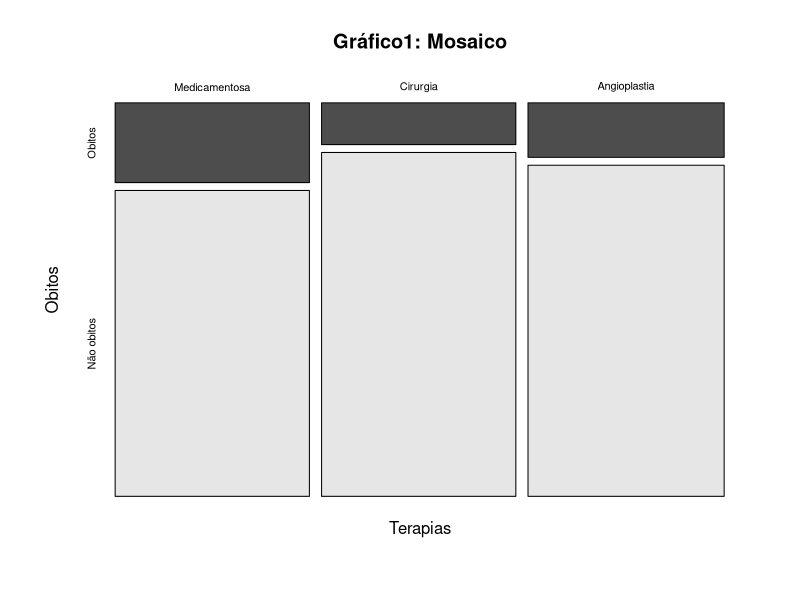
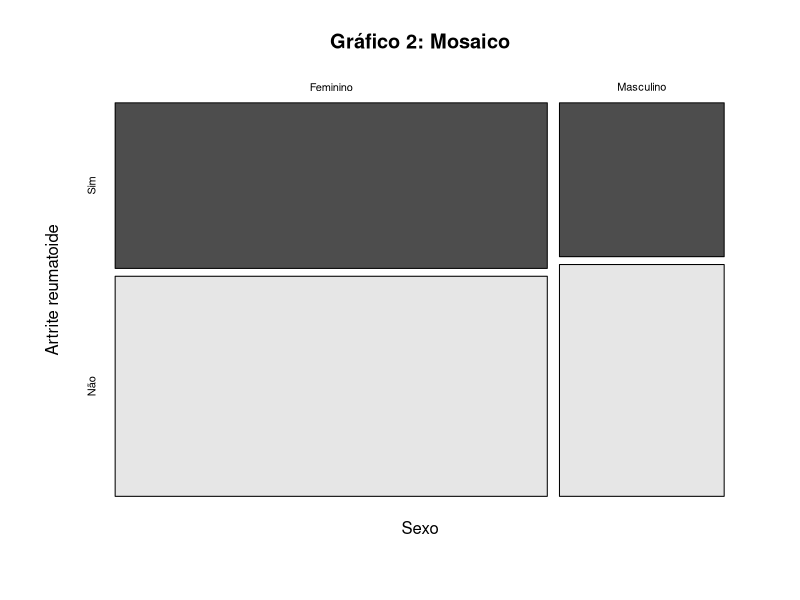
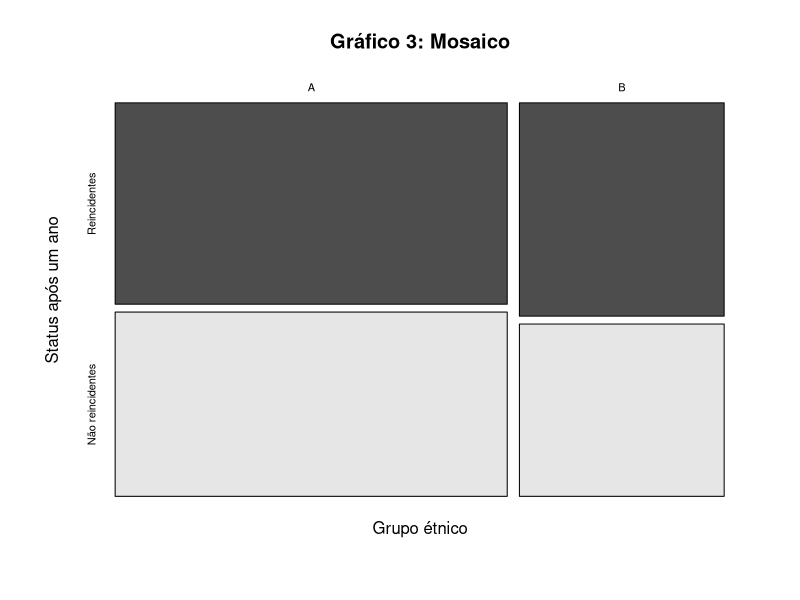
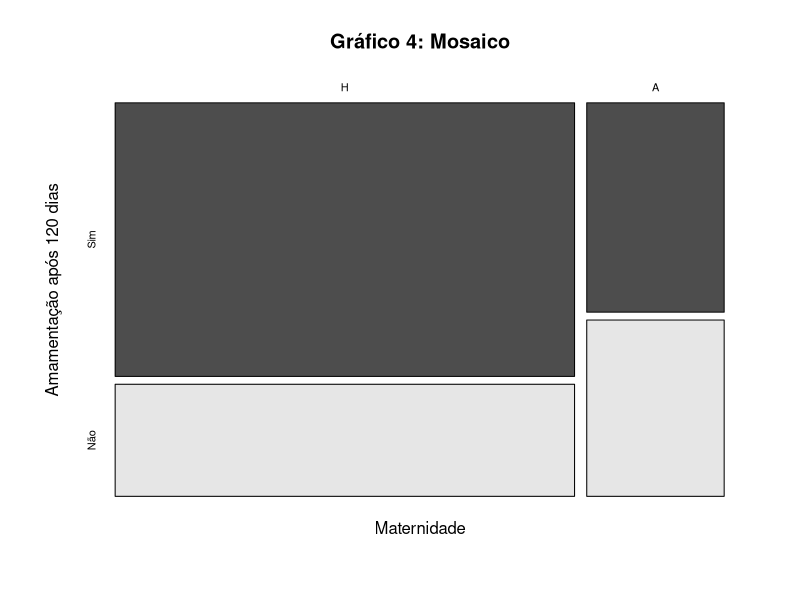

Write R code to recreate these figures, in order.
## ---- chunk 1
Obitos <- c(42,22,29,93)
Nao_obitos <- c(161,181,176,518)
Total <- c(203,203,205,611)
Tabela <- data.frame(Obitos,Nao_obitos,Total)
colnames(Tabela) <- c("Obitos","Não obitos","Total")
rownames(Tabela) <- c("Medicamentosa","Cirurgia","Angioplastia","Total")
knitr::kable(caption = "Contingência",Tabela)
## ---- chunk 2
Tabela1 <- Tabela[1:3,1:2]
mosaicplot(Tabela1,main="", xlab="Terapias", ylab="Obitos", col=gray.colors(2))
title("Gráfico1: Mosaico")
## ---- chunk 3
Sim <- c(641,227,868)
Nao <- c(852,342,1194)
Totais <- c(1493,569,2062)
Tabela <- data.frame(Sim,Nao,Totais)
colnames(Tabela) <- c("Sim","Não","Totais")
rownames(Tabela) <- c("Feminino","Masculino","Totais")
knitr::kable(caption = "Contingência",Tabela)
Tabela1 <- Tabela[1:2,1:2]
mosaicplot(Tabela1,main="", xlab="Sexo", ylab="Artrite reumatoide", col=gray.colors(2))
title("Gráfico 2: Mosaico")
## ---- chunk 4
Reincidentes <- c(47,26,73)
Nao <- c(43,21,64)
Totais <- c(90,47,137)
Tabela <- data.frame(Reincidentes,Nao,Totais)
colnames(Tabela) <- c("Reincidentes","Não reincidentes","Totais")
rownames(Tabela) <- c("A","B","Totais")
Tabela1 <- Tabela[1:2,1:2]
mosaicplot(Tabela1,main="", xlab="Grupo étnico", ylab="Status após um ano", col=gray.colors(2))
title("Gráfico 3: Mosaico")
## ---- chunk 5
dados<-matrix(c(47,26,43,21), nc=2)
p11<-(dados[1,1]/(sum(dados[1,])))
p21<-(dados[2,1]/(sum(dados[2,])))
RR<-p11/p21
vf1<-((1-p11)/(sum(dados[1,])*p11)) + ((1-p21)/(sum(dados[2,])*p21))
dpf1<-sqrt(vf1)
z<-qnorm(0.975)
li<-exp(log(RR) - z*dpf1)
ls<-exp(log(RR) + z*dpf1)
Tabela<-cbind(RR,li,ls)
knitr::kable(caption = "Risco Relativo",Tabela)
## ---- chunk 6
Sim <- c(83,19,102)
Nao <- c(34,16,50)
Totais <- c(117,35,152)
Tabela <- data.frame(Sim,Nao,Totais)
colnames(Tabela) <- c("Sim","Não","Totais")
rownames(Tabela) <- c("H","A","Totais")
Tabela1 <- Tabela[1:2,1:2]
mosaicplot(Tabela1,main="", xlab="Maternidade", ylab="Amamentação após 120 dias", col=gray.colors(2))
title("Gráfico 4: Mosaico")
## ---- chunk 7
dados<-matrix(c(83,19,34,16), nc=2)
Qp<-chisq.test(dados, correct=F) 
Qp


p11<-(dados[1,1]/(sum(dados[1,])))
p21<-(dados[2,1]/(sum(dados[2,])))
RR<-p11/p21
vf1<-((1-p11)/(sum(dados[1,])*p11)) + ((1-p21)/(sum(dados[2,])*p21))
dpf1<-sqrt(vf1)
z1<-qnorm(0.975)
li1<-exp(log(RR) - z1*dpf1)
ls1<-exp(log(RR) + z1*dpf1)
Tabela <- cbind(RR,li1,ls1)
knitr::kable(caption = "Risco Relativo 10%",Tabela)

z2<-qnorm(0.95)
li2<-exp(log(RR) - z2*dpf1)
ls2<-exp(log(RR) + z2*dpf1)
Tabela <- cbind(RR,li2,ls2)
knitr::kable(caption = "Risco Relativo 5%",Tabela)
